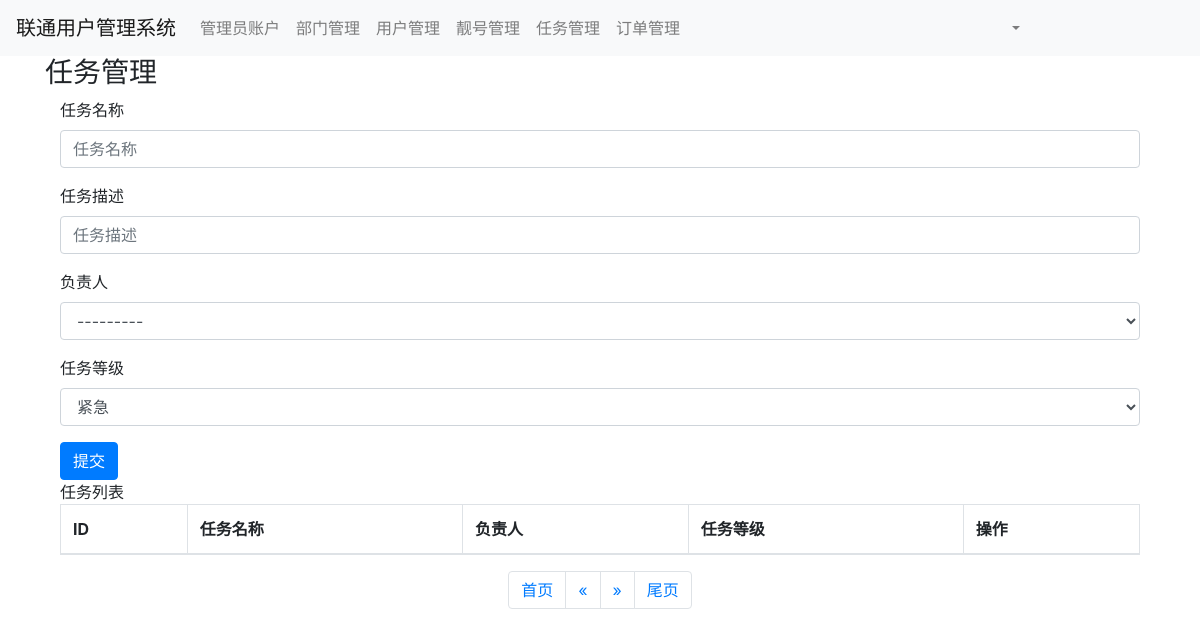
The app's page /task/list/ (signed in), older data.
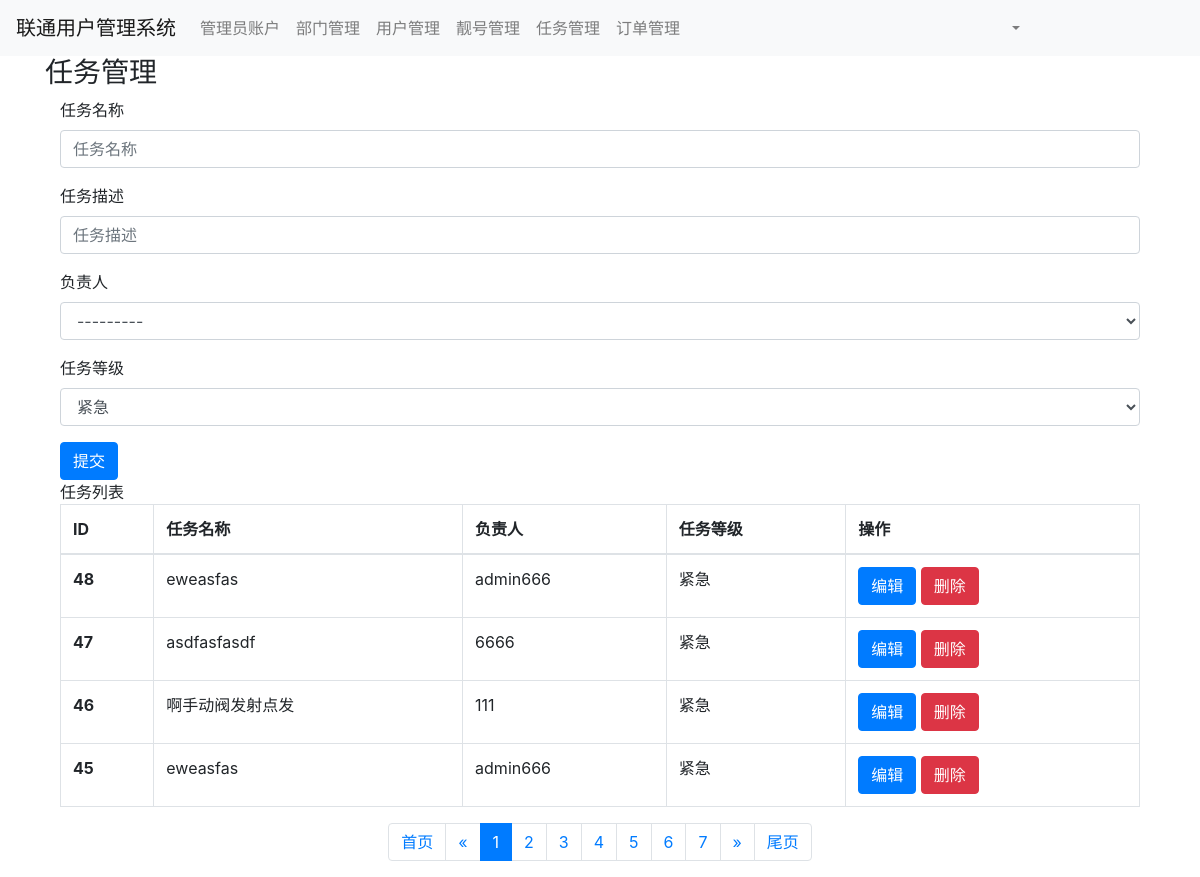
The same page, newer data.
### app01/models.py (models this page shows, shortened)
class Task(models.Model):
    level_choices = (
        (1, "紧急"),
        (2, "重要"),
        (3, "临时"),
    )
    title = models.CharField(verbose_name="任务名称", max_length=64)
    detail = models.TextField(verbose_name="任务描述")
    user = models.ForeignKey(verbose_name="负责人", to="Admin", to_field="id", on_delete=models.CASCADE)
    level = models.SmallIntegerField(verbose_name="任务等级", choices=level_choices, default=1)

class Admin(models.Model):
    username = models.CharField(verbose_name="用户名", max_length=32)
    password = models.CharField(
        verbose_name="密码",
        max_length=64,
    )
    def __str__(self):
        return self.username

### app01/views.py (the view)
# urls.py: path('task/list/', views.task_list),
def task_list(request):
    form = forms.TaskModelForm()
    query_set = models.Task.objects.all().order_by("-id")
    page_object = Pagination(request, queryset=query_set, page_size=4, plus=3)
    page_queryset = page_object.page_queryset
    page_string = page_object.gennerate_html()
    context = {
        "form": form,
        "task_list": page_queryset,
        "page_string": page_string,
    }
    return render(request, "task_list.html", context=context)

### app01/forms.py
class TaskModelForm(BaseModelForm):
    class Meta:
        model = models.Task
        fields = "__all__"
        widgets = {
            "detail": forms.TextInput
        }

### app01/templates/task_list.html (shortened to what this page needs)
{% extends "base.html" %}
{% block content %}
    <div class="container">
        <div class="panel panel-default">
            <div class="panel-heading">
                <h3 class="panel-title">任务管理</h3>
            </div>
            <div class="panel-body">
                <div class="container">
                    <form id="form_add" style="margin-bottom: 10px">
                        {% for field in form %}
                            <div class="form-group">
                                <label>{{ field.label }}</label>
                                {{ field }}
                            </div>
                        {% endfor %}
                    </form>
                    <div class="col-xs-12">
                        <button class="btn btn-primary" type="submit" id="btn_add">提交</button>
                    </div>
                </div>
                <div class="container">
                    <div class="panel panel-default">
                        <div class="panel-heading">
                            任务列表
                        </div>
                        <table class="table table-bordered">
                            <thead>
                            <tr>
                                <th>ID</th>
                                <th>任务名称</th>
                                <th>负责人</th>
                                <th>任务等级</th>
                                <th>操作</th>
                            </tr>
                            </thead>
                            <tbody>
                            {% for object in task_list %}
                                <tr>
                                    <th scope="row">{{ object.id }}</th>
                                    <td>{{ object.title }}</td>
                                    <td>{{ object.user.username }}</td>
                                    <td>{{ object.get_level_display }}</td>
                                    <td>
                                        <a class="btn btn-primary btn-xs"
                                           href="#">编辑</a>
                                        <a class=" btn btn-danger btn-xs"
                                           href="#">删除</a>
                                    </td>
                                </tr>
                            {% endfor %}
                            </tbody>
                        </table>
                    </div>
                    {{ page_string }}
                </div>
            </div>
        </div>
    </div>
{% endblock %}

### app01/templates/base.html (shortened to what this page needs)
{% load static %}
<!DOCTYPE html>
<html lang="en">
<head>
    <link rel="stylesheet" href="{% static 'plugins/bootstrap-4.6.2/css/bootstrap.min.css' %}">
</head>
<body>
<nav class="navbar navbar-expand-lg navbar-light bg-light">
    <a class="navbar-brand" href="/">联通用户管理系统</a>
    <div class="collapse navbar-collapse" id="navbarSupportedContent">
        <ul class="navbar-nav mr-auto">
            <li class="nav-item">
                <a class="nav-link" href="/admin/list/">管理员账户</a>
            </li>
            <li class="nav-item">
                <a class="nav-link" href="/depart/list/">部门管理</a>
            </li>
            <li class="nav-item">
                <a class="nav-link" href="/user/list/">用户管理</a>
            </li>
            <li class="nav-item">
                <a class="nav-link" href="/prettynum/list">靓号管理</a>
            </li>
            <li class="nav-item">
                <a class="nav-link" href="/task/list">任务管理</a>
            </li>
            <li class="nav-item">
                <a class="nav-link" href="/order/list">订单管理</a>
            </li>
        </ul>
        <ul class="navbar-nav mr-auto" style="  margin-left: auto;; ">
            <li class="nav-item dropdown">
                <a class="nav-link dropdown-toggle" href="#" role="button" data-toggle="dropdown" aria-expanded="false">
                </a>
            </li>
        </ul>
    </div>
</nav>
{% block content %}
{% endblock %}
</body>
</html>

Row changes from the older to the newer data that the page shows:
added Task: id "48", title "eweasfas", user.username "admin666", level "紧急"
added Task: id "47", title "asdfasfasdf", user.username "6666", level "紧急"
added Task: id "46", title "啊手动阀发射点发", user.username "111", level "紧急"
added Task: id "45", title "eweasfas", user.username "admin666", level "紧急"
Text that changed along with them:
{{ page_string }}: "首页 « » 尾页" → "首页 « 1 2 3 4 5 6 7 » 尾页"
